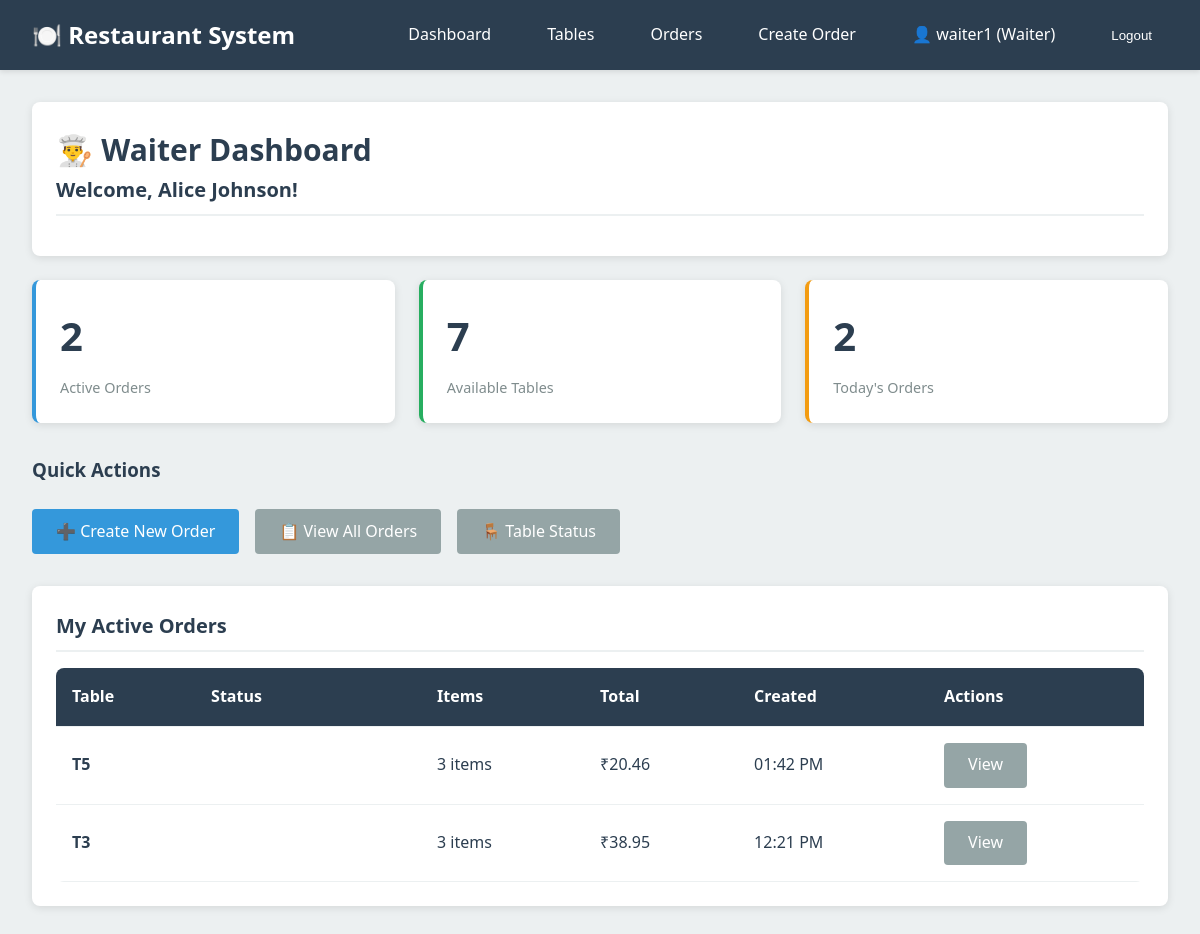
The app's page /dashboard/waiter/ (signed in) with its own data.
### accounts/models.py (models this page shows, shortened)
class User(AbstractUser):
    class Role(models.TextChoices):
        WAITER = 'WAITER', 'Waiter'
        CASHIER = 'CASHIER', 'Cashier'
        MANAGER = 'MANAGER', 'Manager'
    role = models.CharField(
        max_length=10,
        choices=Role.choices,
        default=Role.WAITER
    )
    phone_number = models.CharField(max_length=15, blank=True)
    employee_id = models.CharField(max_length=20, unique=True, blank=True, null=True)
    class Meta:
        db_table = 'users'
        verbose_name = 'User'
        verbose_name_plural = 'Users'
    @property
    def is_waiter(self):
        return self.role == self.Role.WAITER
    @property
    def is_cashier(self):
        return self.role == self.Role.CASHIER
    @property
    def is_manager(self):
        return self.role == self.Role.MANAGER

### orders/models.py (models this page shows, shortened)
class Order(models.Model):
    class Status(models.TextChoices):
        PLACED = 'PLACED', 'Placed'
        IN_KITCHEN = 'IN_KITCHEN', 'In Kitchen'
        SERVED = 'SERVED', 'Served'
    table = models.ForeignKey('tables.Table', on_delete=models.CASCADE, related_name='orders')
    waiter = models.ForeignKey(settings.AUTH_USER_MODEL, on_delete=models.SET_NULL, null=True, related_name='orders')
    status = models.CharField(
        max_length=20,
        choices=Status.choices,
        default=Status.PLACED,
        db_index=True
    )
    notes = models.TextField(blank=True)
    created_at = models.DateTimeField(auto_now_add=True)
    updated_at = models.DateTimeField(auto_now=True)
    class Meta:
        db_table = 'orders'
        ordering = ['-created_at']
        verbose_name = 'Order'
        verbose_name_plural = 'Orders'
    def calculate_total(self):
        return sum(item.subtotal for item in self.items.all())

class OrderItem(models.Model):
    order = models.ForeignKey(Order, on_delete=models.CASCADE, related_name='items')
    menu_item = models.ForeignKey('menu.MenuItem', on_delete=models.PROTECT, related_name='order_items')
    quantity = models.PositiveIntegerField(default=1, validators=[MinValueValidator(1)])
    price_at_order = models.DecimalField(
        max_digits=10,
        decimal_places=2,
        help_text="Price snapshot at the time of order"
    )
    class Meta:
        db_table = 'order_items'
        verbose_name = 'Order Item'
        verbose_name_plural = 'Order Items'
    @property
    def subtotal(self):
        return self.quantity * self.price_at_order

### tables/models.py (models this page shows, shortened)
class Table(models.Model):
    class Status(models.TextChoices):
        AVAILABLE = 'AVAILABLE', 'Available'
        OCCUPIED = 'OCCUPIED', 'Occupied'
        BILL_REQUESTED = 'BILL_REQUESTED', 'Bill Requested'
        CLOSED = 'CLOSED', 'Closed'
    table_number = models.CharField(max_length=10, unique=True, db_index=True)
    seating_capacity = models.PositiveIntegerField()
    status = models.CharField(
        max_length=20,
        choices=Status.choices,
        default=Status.AVAILABLE,
        db_index=True
    )
    last_activity = models.DateTimeField(auto_now=True)
    created_at = models.DateTimeField(auto_now_add=True)
    class Meta:
        db_table = 'tables'
        ordering = ['table_number']
        verbose_name = 'Table'
        verbose_name_plural = 'Tables'

### dashboard/views.py (the view)
# urls.py: path('waiter/', views.WaiterDashboardView.as_view(), name='waiter'),
class WaiterDashboardView(LoginRequiredMixin, TemplateView):
    template_name = 'dashboard/waiter_dashboard.html'
    def dispatch(self, request, *args, **kwargs):
        if not (request.user.is_waiter or request.user.is_manager):
            return redirect('dashboard:home')
        return super().dispatch(request, *args, **kwargs)
    def get_context_data(self, **kwargs):
        context = super().get_context_data(**kwargs)
        user = self.request.user
        if user.is_manager:
            active_orders = Order.objects.filter(
                status__in=[Order.Status.PLACED, Order.Status.IN_KITCHEN, Order.Status.SERVED]
            )
        else:
            active_orders = Order.objects.filter(
                waiter=user,
                status__in=[Order.Status.PLACED, Order.Status.IN_KITCHEN, Order.Status.SERVED]
            )
        available_tables = Table.objects.filter(status=Table.Status.AVAILABLE)
        today = timezone.now().date()
        if user.is_manager:
            today_orders = Order.objects.filter(created_at__date=today)
        else:
            today_orders = Order.objects.filter(waiter=user, created_at__date=today)
        context['active_orders'] = active_orders[:10]
        context['available_tables'] = available_tables
        context['today_orders_count'] = today_orders.count()
        context['active_orders_count'] = active_orders.count()
        return context

### templates/dashboard/waiter_dashboard.html (shortened to what this page needs)
{% extends 'base.html' %}
{% block content %}
<div class="container">
    <div class="card">
        <div class="card-header">
            <h2>👨‍🍳 Waiter Dashboard</h2>
            <p>Welcome, {{ user.get_full_name|default:user.username }}!</p>
        </div>
    </div>
    <div class="stats-grid">
        <div class="stat-card primary">
            <div class="stat-value">{{ active_orders_count }}</div>
            <div class="stat-label">Active Orders</div>
        </div>
        <div class="stat-card success">
            <div class="stat-value">{{ available_tables.count }}</div>
            <div class="stat-label">Available Tables</div>
        </div>
        <div class="stat-card warning">
            <div class="stat-value">{{ today_orders_count }}</div>
            <div class="stat-label">Today's Orders</div>
        </div>
    </div>
    <div class="flex justify-between items-center mb-3">
        <h3>Quick Actions</h3>
    </div>
    <div class="flex gap-2 mb-4">
        <a href="{% url 'orders:create' %}" class="btn btn-primary">➕ Create New Order</a>
        <a href="{% url 'orders:list' %}" class="btn btn-secondary">📋 View All Orders</a>
        <a href="{% url 'dashboard:table_status' %}" class="btn btn-secondary">🪑 Table Status</a>
    </div>
    <div class="card">
        <div class="card-header">My Active Orders</div>
        {% if active_orders %}
        <table class="table">
            <thead>
                <tr>
                    <th>Table</th>
                    <th>Status</th>
                    <th>Items</th>
                    <th>Total</th>
                    <th>Created</th>
                    <th>Actions</th>
                </tr>
            </thead>
            <tbody>
                {% for order in active_orders %}
                <tr>
                    <td><strong>{{ order.table.table_number }}</strong></td>
                    <td>
                        <span class="table-status-badge badge-{{ order.status|lower }}">
                        </span>
                    </td>
                    <td>{{ order.items.count }} items</td>
                    <td>₹{{ order.calculate_total }}</td>
                    <td>{{ order.created_at|date:"h:i A" }}</td>
                    <td>
                        <a href="{% url 'orders:detail' order.pk %}" class="btn btn-sm btn-secondary">View</a>
                    </td>
                </tr>
                {% endfor %}
            </tbody>
        </table>
        {% else %}
        <p style="padding: 1rem;">No active orders. <a href="{% url 'orders:create' %}">Create one now</a></p>
        {% endif %}
    </div>
</div>
{% endblock %}

### templates/base.html (shortened to what this page needs)
<!DOCTYPE html>
<html lang="en">
<head>
    {% load static %}
    <link rel="stylesheet" href="{% static 'css/style.css' %}">
</head>
<body>
    {% if user.is_authenticated %}
    <nav class="navbar">
        <a href="{% url 'dashboard:home' %}" class="navbar-brand">🍽️ Restaurant System</a>
        <ul class="navbar-nav">
            <li><a href="{% url 'dashboard:home' %}" class="nav-link">Dashboard</a></li>
            <li><a href="{% url 'dashboard:table_status' %}" class="nav-link">Tables</a></li>
            {% if user.is_waiter or user.is_manager %}
            <li><a href="{% url 'orders:list' %}" class="nav-link">Orders</a></li>
            <li><a href="{% url 'orders:create' %}" class="nav-link">Create Order</a></li>
            {% endif %}
            <li>
                <span class="nav-link" style="cursor: default;">
                    👤 {{ user.username }} ({{ user.get_role_display }})
                </span>
            </li>
            <li>
                <form method="post" action="{% url 'accounts:logout' %}" style="display: inline;">
                    <button type="submit" class="nav-link" style="background: none; border: none; cursor: pointer; color: white;">
                        Logout
                    </button>
                </form>
            </li>
        </ul>
    </nav>
    {% endif %}
    <main>
        {% block content %}{% endblock %}
    </main>
</body>
</html>

### static/css/style.css (style rules this page uses)
:root { --primary-color: #2c3e50; --secondary-color: #3498db; --success-color: #27ae60; --warning-color: #f39c12; --danger-color: #e74c3c; --info-color: #16a085; --light-bg: #ecf0f1; --dark-text: #2c3e50; --border-color: #bdc3c7; }
* { margin: 0; padding: 0; box-sizing: border-box; }
body { font-family: 'Segoe UI', Tahoma, Geneva, Verdana, sans-serif; background-color: var(--light-bg); color: var(--dark-text); line-height: 1.6; }
.navbar { background-color: var(--primary-color); color: white; padding: 1rem 2rem; display: flex; justify-content: space-between; align-items: center; box-shadow: 0 2px 5px rgba(0,0,0,0.1); }
.navbar-brand { font-size: 1.5rem; font-weight: bold; color: white; text-decoration: none; }
.navbar-nav { display: flex; list-style: none; gap: 1.5rem; align-items: center; }
.nav-link { color: white; text-decoration: none; padding: 0.5rem 1rem; border-radius: 4px; transition: background-color 0.3s; }
.container { max-width: 1200px; margin: 0 auto; padding: 2rem; }
.card { background: white; border-radius: 8px; box-shadow: 0 2px 8px rgba(0,0,0,0.1); padding: 1.5rem; margin-bottom: 1.5rem; }
.card-header { font-size: 1.25rem; font-weight: 600; margin-bottom: 1rem; padding-bottom: 0.5rem; border-bottom: 2px solid var(--light-bg); }
.table-status-badge { display: inline-block; padding: 0.25rem 0.75rem; border-radius: 20px; font-size: 0.85rem; font-weight: 500; color: white; }
.btn { display: inline-block; padding: 0.6rem 1.5rem; border: none; border-radius: 4px; font-size: 1rem; cursor: pointer; text-decoration: none; transition: all 0.3s; text-align: center; }
.btn-primary { background-color: var(--secondary-color); color: white; }
.btn-secondary { background-color: #95a5a6; color: white; }
.table { width: 100%; border-collapse: collapse; background: white; border-radius: 8px; overflow: hidden; }
.table thead { background-color: var(--primary-color); color: white; }
.table th, .table td { padding: 1rem; text-align: left; border-bottom: 1px solid var(--light-bg); }
.stats-grid { display: grid; grid-template-columns: repeat(auto-fit, minmax(250px, 1fr)); gap: 1.5rem; margin-bottom: 2rem; }
.stat-card { background: white; padding: 1.5rem; border-radius: 8px; box-shadow: 0 2px 8px rgba(0,0,0,0.1); border-left: 4px solid; }
.stat-card.primary { border-left-color: var(--secondary-color); }
.stat-card.success { border-left-color: var(--success-color); }
.stat-card.warning { border-left-color: var(--warning-color); }
.stat-value { font-size: 2.5rem; font-weight: bold; margin-bottom: 0.5rem; }
.stat-label { color: #7f8c8d; font-size: 0.9rem; }
.mb-3 { margin-bottom: 1.5rem; }
.mb-4 { margin-bottom: 2rem; }
.flex { display: flex; }
.justify-between { justify-content: space-between; }
.items-center { align-items: center; }
.gap-2 { gap: 1rem; }

### records on screen
User: username "waiter1", role "Waiter", get_full_name "Alice Johnson"
Order: table.table_number "T5", items.count "3", calculate_total "20.46", created_at "01:42 PM"
Order: table.table_number "T3", items.count "3", calculate_total "38.95", created_at "12:21 PM"

### other values on screen
{{ active_orders_count }} "2"
{{ available_tables.count }} "7"
{{ today_orders_count }} "2"
